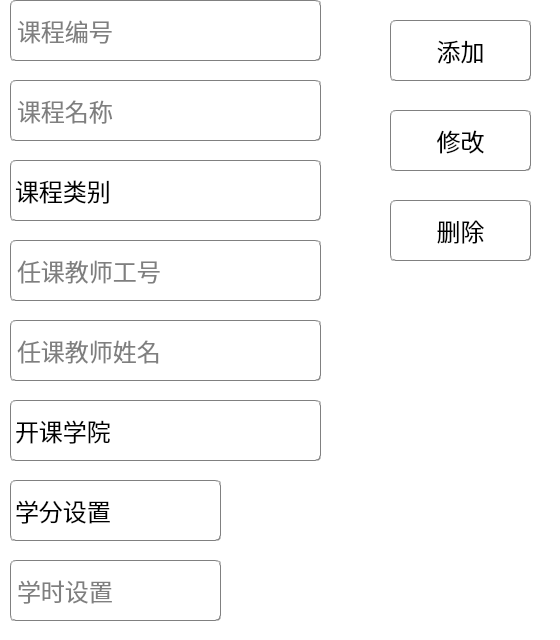
<?xml version="1.0" encoding="UTF-8"?>
<ui version="4.0">
 <class>course_manage</class>
 <widget class="QDialog" name="course_manage">
  <property name="geometry">
   <rect>
    <x>0</x>
    <y>0</y>
    <width>560</width>
    <height>640</height>
   </rect>
  </property>
  <property name="minimumSize">
   <size>
    <width>560</width>
    <height>640</height>
   </size>
  </property>
  <property name="maximumSize">
   <size>
    <width>560</width>
    <height>640</height>
   </size>
  </property>
  <property name="font">
   <font>
    <family>微软雅黑</family>
   </font>
  </property>
  <property name="focusPolicy">
   <enum>Qt::NoFocus</enum>
  </property>
  <property name="windowTitle">
   <string>课程管理</string>
  </property>
  <property name="autoFillBackground">
   <bool>false</bool>
  </property>
  <property name="styleSheet">
   <string notr="true">#course_manage{
background-color: rgb(255, 255, 255);
border-image: url(:/image/image/backpage_common.png);
}</string>
  </property>
  <widget class="QLineEdit" name="line_name">
   <property name="geometry">
    <rect>
     <x>10</x>
     <y>80</y>
     <width>311</width>
     <height>61</height>
    </rect>
   </property>
   <property name="font">
    <font>
     <family>微软雅黑 Light</family>
     <pointsize>18</pointsize>
    </font>
   </property>
   <property name="focusPolicy">
    <enum>Qt::StrongFocus</enum>
   </property>
   <property name="styleSheet">
    <string notr="true">border:1px groove gray;
border-radius:5px;
padding:2px 4px;
background-color: rgba(255,255,255,255);</string>
   </property>
   <property name="placeholderText">
    <string>课程名称</string>
   </property>
   <property name="clearButtonEnabled">
    <bool>true</bool>
   </property>
  </widget>
  <widget class="QLineEdit" name="line_id">
   <property name="geometry">
    <rect>
     <x>10</x>
     <y>0</y>
     <width>311</width>
     <height>61</height>
    </rect>
   </property>
   <property name="font">
    <font>
     <family>微软雅黑 Light</family>
     <pointsize>18</pointsize>
    </font>
   </property>
   <property name="focusPolicy">
    <enum>Qt::StrongFocus</enum>
   </property>
   <property name="styleSheet">
    <string notr="true">border:1px groove gray;
border-radius:5px;
padding:2px 4px;
background-color: rgba(255,255,255,255);</string>
   </property>
   <property name="maxLength">
    <number>5</number>
   </property>
   <property name="placeholderText">
    <string>课程编号</string>
   </property>
   <property name="clearButtonEnabled">
    <bool>true</bool>
   </property>
  </widget>
  <widget class="QLineEdit" name="line_time">
   <property name="geometry">
    <rect>
     <x>10</x>
     <y>560</y>
     <width>211</width>
     <height>61</height>
    </rect>
   </property>
   <property name="font">
    <font>
     <family>微软雅黑 Light</family>
     <pointsize>18</pointsize>
    </font>
   </property>
   <property name="focusPolicy">
    <enum>Qt::StrongFocus</enum>
   </property>
   <property name="styleSheet">
    <string notr="true">border:1px groove gray;
border-radius:5px;
padding:2px 4px;
background-color: rgba(255,255,255,128);</string>
   </property>
   <property name="maxLength">
    <number>3</number>
   </property>
   <property name="placeholderText">
    <string>学时设置</string>
   </property>
   <property name="clearButtonEnabled">
    <bool>true</bool>
   </property>
  </widget>
  <widget class="QComboBox" name="cbb_faculty_op">
   <property name="geometry">
    <rect>
     <x>10</x>
     <y>400</y>
     <width>311</width>
     <height>61</height>
    </rect>
   </property>
   <property name="sizePolicy">
    <sizepolicy hsizetype="Minimum" vsizetype="Fixed">
     <horstretch>0</horstretch>
     <verstretch>0</verstretch>
    </sizepolicy>
   </property>
   <property name="font">
    <font>
     <family>微软雅黑 Light</family>
     <pointsize>18</pointsize>
    </font>
   </property>
   <property name="focusPolicy">
    <enum>Qt::WheelFocus</enum>
   </property>
   <property name="styleSheet">
    <string notr="true">QComboBox::drop-down {
    subcontrol-origin: padding;
    subcontrol-position: top right;
    width: 20px;

    border-top-right-radius: 5px;
    border-bottom-right-radius: 5px;
}
QComboBox::down-arrow {
	image: url(:/image/image/icon/arrow_down.png);
}


QComboBox#cbb_faculty_op{
border:1px groove gray;
border-radius:5px;
padding:2px 4px;
background-color: rgba(255,255,255,255);
}

QComboBox#cbb_faculty_op:hover{
border-color: rgb(213, 198, 255);
border-radius:5px;
padding:2px 4px;
color: rgb(0, 0, 0);
background-color: rgba(255,255,255,255);
}</string>
   </property>
   <item>
    <property name="text">
     <string>开课学院</string>
    </property>
   </item>
   <item>
    <property name="text">
     <string>地球科学学院</string>
    </property>
   </item>
   <item>
    <property name="text">
     <string>资源学院</string>
    </property>
   </item>
   <item>
    <property name="text">
     <string>材料与化学学院</string>
    </property>
   </item>
   <item>
    <property name="text">
     <string>环境学院</string>
    </property>
   </item>
   <item>
    <property name="text">
     <string>工程学院</string>
    </property>
   </item>
   <item>
    <property name="text">
     <string>地球物理与空间信息学院</string>
    </property>
   </item>
   <item>
    <property name="text">
     <string>海洋学院</string>
    </property>
   </item>
   <item>
    <property name="text">
     <string>机械与电子信息学院</string>
    </property>
   </item>
   <item>
    <property name="text">
     <string>自动化学院</string>
    </property>
   </item>
   <item>
    <property name="text">
     <string>经济管理学院</string>
    </property>
   </item>
   <item>
    <property name="text">
     <string>外国语学院</string>
    </property>
   </item>
   <item>
    <property name="text">
     <string>地理与信息工程学院</string>
    </property>
   </item>
   <item>
    <property name="text">
     <string>数学与物理学院</string>
    </property>
   </item>
   <item>
    <property name="text">
     <string>珠宝学院</string>
    </property>
   </item>
   <item>
    <property name="text">
     <string>公共管理学院</string>
    </property>
   </item>
   <item>
    <property name="text">
     <string>计算机学院</string>
    </property>
   </item>
   <item>
    <property name="text">
     <string>体育学院</string>
    </property>
   </item>
   <item>
    <property name="text">
     <string>艺术与传媒学院</string>
    </property>
   </item>
   <item>
    <property name="text">
     <string>马克思主义学院</string>
    </property>
   </item>
   <item>
    <property name="text">
     <string>李四光学院</string>
    </property>
   </item>
   <item>
    <property name="text">
     <string>高等教育研究所</string>
    </property>
   </item>
   <item>
    <property name="text">
     <string>远程与继续教育学院</string>
    </property>
   </item>
   <item>
    <property name="text">
     <string>国际教育学院</string>
    </property>
   </item>
  </widget>
  <widget class="QComboBox" name="cbb_credit">
   <property name="geometry">
    <rect>
     <x>10</x>
     <y>480</y>
     <width>211</width>
     <height>61</height>
    </rect>
   </property>
   <property name="font">
    <font>
     <family>微软雅黑 Light</family>
     <pointsize>18</pointsize>
    </font>
   </property>
   <property name="focusPolicy">
    <enum>Qt::WheelFocus</enum>
   </property>
   <property name="styleSheet">
    <string notr="true">QComboBox::drop-down {
    subcontrol-origin: padding;
    subcontrol-position: top right;
    width: 20px;

    border-top-right-radius: 5px;
    border-bottom-right-radius: 5px;
}
QComboBox::down-arrow {
	image: url(:/image/image/icon/arrow_down.png);
}


QComboBox#cbb_credit{
border:1px groove gray;
border-radius:5px;
padding:2px 4px;
background-color: rgba(255,255,255,255);
}

QComboBox#cbb_credit:hover{
border-color: rgb(213, 198, 255);
border-radius:5px;
padding:2px 4px;
color: rgb(0, 0, 0);
background-color: rgba(255,255,255,255);
}</string>
   </property>
   <item>
    <property name="text">
     <string>学分设置</string>
    </property>
   </item>
   <item>
    <property name="text">
     <string>1.0</string>
    </property>
   </item>
   <item>
    <property name="text">
     <string>1.5</string>
    </property>
   </item>
   <item>
    <property name="text">
     <string>2.0</string>
    </property>
   </item>
   <item>
    <property name="text">
     <string>2.5</string>
    </property>
   </item>
   <item>
    <property name="text">
     <string>3.0</string>
    </property>
   </item>
   <item>
    <property name="text">
     <string>3.5</string>
    </property>
   </item>
   <item>
    <property name="text">
     <string>4.0</string>
    </property>
   </item>
   <item>
    <property name="text">
     <string>4.5</string>
    </property>
   </item>
   <item>
    <property name="text">
     <string>5.0</string>
    </property>
   </item>
   <item>
    <property name="text">
     <string>5.5</string>
    </property>
   </item>
   <item>
    <property name="text">
     <string>6.0</string>
    </property>
   </item>
   <item>
    <property name="text">
     <string>6.5</string>
    </property>
   </item>
   <item>
    <property name="text">
     <string>7.0</string>
    </property>
   </item>
   <item>
    <property name="text">
     <string>7.5</string>
    </property>
   </item>
   <item>
    <property name="text">
     <string>8.0</string>
    </property>
   </item>
   <item>
    <property name="text">
     <string>8.5</string>
    </property>
   </item>
   <item>
    <property name="text">
     <string>9.0</string>
    </property>
   </item>
   <item>
    <property name="text">
     <string>9.5</string>
    </property>
   </item>
   <item>
    <property name="text">
     <string>10.0</string>
    </property>
   </item>
   <item>
    <property name="text">
     <string>16.0</string>
    </property>
   </item>
  </widget>
  <widget class="QPushButton" name="button_ok">
   <property name="geometry">
    <rect>
     <x>390</x>
     <y>20</y>
     <width>141</width>
     <height>61</height>
    </rect>
   </property>
   <property name="font">
    <font>
     <family>微软雅黑 Light</family>
     <pointsize>18</pointsize>
    </font>
   </property>
   <property name="styleSheet">
    <string notr="true">QPushButton#button_ok{

border:1px groove gray;
border-radius:5px;
padding:2px 4px;

color: rgb(0, 0, 0);
background-color: rgba(255,255,255, 128);
}

QPushButton#button_ok:hover{
border:1px groove gray;
border-radius:5px;
padding:2px 4px;
color: rgb(0, 0, 0);
background-color: rgba(240,255,255,77);
}
 
QPushButton#button_ok:pressed{
border:1px groove gray;
border-radius:5px;
padding:2px 4px;
color: rgb(0, 0, 0);
background-color: rgba(225,255,255, 144);
padding-left:6px;
padding-top:6px;
}

QPushButton#button_ok:disabled{
border:1px groove gray;
border-radius:5px;
padding:2px 4px;
color: rgb(176,196,222);
background-color: rgba(255,255,255,255);
padding-left:6px;
padding-top:6px;
}</string>
   </property>
   <property name="text">
    <string>添加</string>
   </property>
  </widget>
  <widget class="QPushButton" name="button_delete">
   <property name="geometry">
    <rect>
     <x>390</x>
     <y>200</y>
     <width>141</width>
     <height>61</height>
    </rect>
   </property>
   <property name="font">
    <font>
     <family>微软雅黑 Light</family>
     <pointsize>18</pointsize>
    </font>
   </property>
   <property name="styleSheet">
    <string notr="true">QPushButton#button_delete{
border:1px groove gray;
border-radius:5px;
padding:2px 4px;
color: rgb(0, 0, 0);
background-color: rgba(255,255,255, 128);
}

QPushButton#button_delete:hover{
border:1px groove gray;
border-radius:5px;
padding:2px 4px;
color: rgb(0, 0, 0);
background-color: rgba(240,255,255,77);
}
 
QPushButton#button_delete:pressed{
border:1px groove gray;
border-radius:5px;
padding:2px 4px;
color: rgb(0, 0, 0);
background-color: rgba(225,255,255, 144);
padding-left:6px;
padding-top:6px;
}

QPushButton#button_delete:disabled{
border:1px groove gray;
border-radius:5px;
padding:2px 4px;
color: rgb(176,196,222);
background-color: rgba(255,255,255,255);
padding-left:6px;
padding-top:6px;
}</string>
   </property>
   <property name="text">
    <string>删除</string>
   </property>
  </widget>
  <widget class="QPushButton" name="button_revision">
   <property name="geometry">
    <rect>
     <x>390</x>
     <y>110</y>
     <width>141</width>
     <height>61</height>
    </rect>
   </property>
   <property name="font">
    <font>
     <family>微软雅黑 Light</family>
     <pointsize>18</pointsize>
    </font>
   </property>
   <property name="styleSheet">
    <string notr="true">QPushButton#button_revision{
border:1px groove gray;
border-radius:5px;
padding:2px 4px;
color: rgb(0, 0, 0);
background-color: rgba(255,255,255, 255);
}

QPushButton#button_revision:hover{
border:1px groove gray;
border-radius:5px;
padding:2px 4px;
color: rgb(0, 0, 0);
background-color: rgba(240,255,255,255);
}
 
QPushButton#button_revision:pressed{
border:1px groove gray;
border-radius:5px;
padding:2px 4px;
color: rgb(0, 0, 0);
background-color: rgba(225,255,255, 255);
padding-left:6px;
padding-top:6px;
}

QPushButton#button_revision:disabled{
border:1px groove gray;
border-radius:5px;
padding:2px 4px;
color: rgb(176,196,222);
background-color: rgba(255,255,255,255);
padding-left:6px;
padding-top:6px;
}</string>
   </property>
   <property name="text">
    <string>修改</string>
   </property>
  </widget>
  <widget class="QLineEdit" name="line_tname">
   <property name="geometry">
    <rect>
     <x>10</x>
     <y>320</y>
     <width>311</width>
     <height>61</height>
    </rect>
   </property>
   <property name="font">
    <font>
     <family>微软雅黑 Light</family>
     <pointsize>18</pointsize>
    </font>
   </property>
   <property name="focusPolicy">
    <enum>Qt::StrongFocus</enum>
   </property>
   <property name="styleSheet">
    <string notr="true">border:1px groove gray;
border-radius:5px;
padding:2px 4px;
background-color: rgba(255,255,255,128);</string>
   </property>
   <property name="maxLength">
    <number>32767</number>
   </property>
   <property name="readOnly">
    <bool>true</bool>
   </property>
   <property name="placeholderText">
    <string>任课教师姓名</string>
   </property>
   <property name="clearButtonEnabled">
    <bool>false</bool>
   </property>
  </widget>
  <widget class="QLineEdit" name="line_tid">
   <property name="geometry">
    <rect>
     <x>10</x>
     <y>240</y>
     <width>311</width>
     <height>61</height>
    </rect>
   </property>
   <property name="font">
    <font>
     <family>微软雅黑 Light</family>
     <pointsize>18</pointsize>
    </font>
   </property>
   <property name="focusPolicy">
    <enum>Qt::StrongFocus</enum>
   </property>
   <property name="styleSheet">
    <string notr="true">border:1px groove gray;
border-radius:5px;
padding:2px 4px;
background-color: rgba(255,255,255,128);</string>
   </property>
   <property name="maxLength">
    <number>11</number>
   </property>
   <property name="placeholderText">
    <string>任课教师工号</string>
   </property>
   <property name="clearButtonEnabled">
    <bool>true</bool>
   </property>
  </widget>
  <widget class="QComboBox" name="cbb_category">
   <property name="geometry">
    <rect>
     <x>10</x>
     <y>160</y>
     <width>311</width>
     <height>61</height>
    </rect>
   </property>
   <property name="sizePolicy">
    <sizepolicy hsizetype="Minimum" vsizetype="Fixed">
     <horstretch>0</horstretch>
     <verstretch>0</verstretch>
    </sizepolicy>
   </property>
   <property name="font">
    <font>
     <family>微软雅黑 Light</family>
     <pointsize>18</pointsize>
    </font>
   </property>
   <property name="focusPolicy">
    <enum>Qt::WheelFocus</enum>
   </property>
   <property name="styleSheet">
    <string notr="true">QComboBox::drop-down {
    subcontrol-origin: padding;
    subcontrol-position: top right;
    width: 20px;

    border-top-right-radius: 5px;
    border-bottom-right-radius: 5px;
}
QComboBox::down-arrow {
	image: url(:/image/image/icon/arrow_down.png);
}


QComboBox#cbb_category{
border:1px groove gray;
border-radius:5px;
padding:2px 4px;
background-color: rgba(255,255,255,255);
}

QComboBox#cbb_category:hover{
border-color: rgb(213, 198, 255);
border-radius:5px;
padding:2px 4px;
color: rgb(0, 0, 0);
background-color: rgba(255,255,255,255);
}</string>
   </property>
   <item>
    <property name="text">
     <string>课程类别</string>
    </property>
   </item>
   <item>
    <property name="text">
     <string>通识教育课</string>
    </property>
   </item>
   <item>
    <property name="text">
     <string>学科基础课</string>
    </property>
   </item>
   <item>
    <property name="text">
     <string>专业主干课</string>
    </property>
   </item>
   <item>
    <property name="text">
     <string>实践环节</string>
    </property>
   </item>
   <item>
    <property name="text">
     <string>专业选修课</string>
    </property>
   </item>
   <item>
    <property name="text">
     <string>通选课</string>
    </property>
   </item>
   <item>
    <property name="text">
     <string>体育分项</string>
    </property>
   </item>
  </widget>
  <zorder>line_name</zorder>
  <zorder>line_time</zorder>
  <zorder>cbb_faculty_op</zorder>
  <zorder>cbb_credit</zorder>
  <zorder>button_ok</zorder>
  <zorder>button_delete</zorder>
  <zorder>button_revision</zorder>
  <zorder>line_id</zorder>
  <zorder>line_tname</zorder>
  <zorder>line_tid</zorder>
  <zorder>cbb_category</zorder>
 </widget>
 <resources/>
 <connections/>
</ui>
